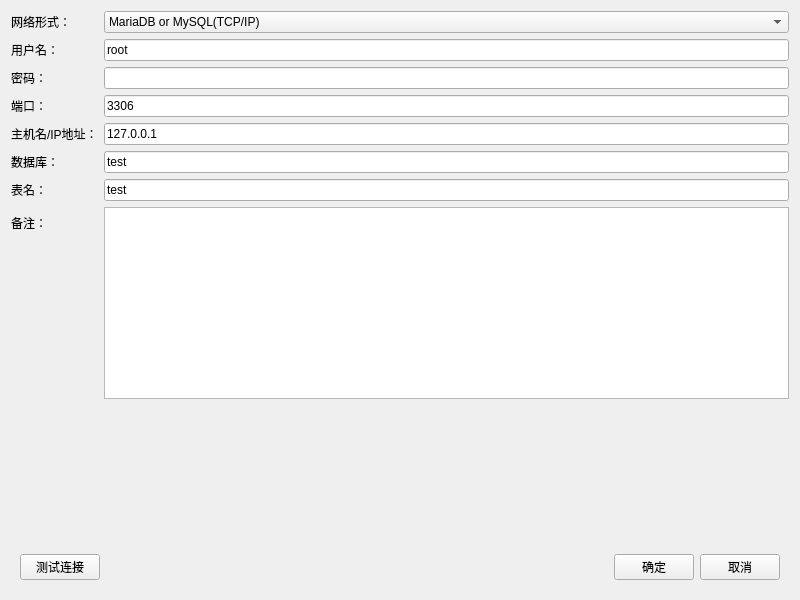
<?xml version="1.0" encoding="UTF-8"?>
<ui version="4.0">
 <class>Form</class>
 <widget class="QWidget" name="Form">
  <property name="geometry">
   <rect>
    <x>0</x>
    <y>0</y>
    <width>800</width>
    <height>600</height>
   </rect>
  </property>
  <property name="minimumSize">
   <size>
    <width>500</width>
    <height>400</height>
   </size>
  </property>
  <property name="maximumSize">
   <size>
    <width>16777215</width>
    <height>16777215</height>
   </size>
  </property>
  <property name="windowTitle">
   <string>从数据库导入</string>
  </property>
  <layout class="QVBoxLayout" name="verticalLayout">
   <item>
    <layout class="QFormLayout" name="formLayout">
     <item row="0" column="0">
      <widget class="QLabel" name="label_nettype">
       <property name="text">
        <string>网络形式：</string>
       </property>
      </widget>
     </item>
     <item row="0" column="1">
      <widget class="QComboBox" name="comboBox_encode_2">
       <item>
        <property name="text">
         <string>MariaDB or MySQL(TCP/IP)</string>
        </property>
       </item>
      </widget>
     </item>
     <item row="1" column="0">
      <widget class="QLabel" name="label_username">
       <property name="text">
        <string>用户名：</string>
       </property>
      </widget>
     </item>
     <item row="1" column="1">
      <widget class="QLineEdit" name="lineEdit_limitRow_2">
       <property name="text">
        <string>root</string>
       </property>
      </widget>
     </item>
     <item row="2" column="0">
      <widget class="QLabel" name="label_password">
       <property name="text">
        <string>密码：</string>
       </property>
      </widget>
     </item>
     <item row="2" column="1">
      <widget class="QLineEdit" name="lineEdit_password">
       <property name="text">
        <string/>
       </property>
       <property name="echoMode">
        <enum>QLineEdit::Password</enum>
       </property>
      </widget>
     </item>
     <item row="3" column="0">
      <widget class="QLabel" name="label_port">
       <property name="text">
        <string>端口：</string>
       </property>
      </widget>
     </item>
     <item row="3" column="1">
      <widget class="QLineEdit" name="lineEdit_limitRow_3">
       <property name="text">
        <string>3306</string>
       </property>
      </widget>
     </item>
     <item row="4" column="0">
      <widget class="QLabel" name="label_ip">
       <property name="text">
        <string>主机名/IP地址：</string>
       </property>
      </widget>
     </item>
     <item row="4" column="1">
      <widget class="QLineEdit" name="lineEdit_passHead">
       <property name="text">
        <string>127.0.0.1</string>
       </property>
      </widget>
     </item>
     <item row="5" column="0">
      <widget class="QLabel" name="label_database">
       <property name="text">
        <string>数据库：</string>
       </property>
      </widget>
     </item>
     <item row="5" column="1">
      <widget class="QLineEdit" name="lineEdit_limitRow_4">
       <property name="text">
        <string>test</string>
       </property>
      </widget>
     </item>
     <item row="6" column="0">
      <widget class="QLabel" name="label_database_2">
       <property name="text">
        <string>表名：</string>
       </property>
      </widget>
     </item>
     <item row="6" column="1">
      <widget class="QLineEdit" name="lineEdit_limitRow_5">
       <property name="text">
        <string>test</string>
       </property>
      </widget>
     </item>
     <item row="7" column="0">
      <widget class="QLabel" name="label_text">
       <property name="text">
        <string>备注：</string>
       </property>
      </widget>
     </item>
     <item row="7" column="1">
      <widget class="QTextEdit" name="textEdit"/>
     </item>
     <item row="8" column="1">
      <spacer name="verticalSpacer">
       <property name="orientation">
        <enum>Qt::Vertical</enum>
       </property>
       <property name="sizeHint" stdset="0">
        <size>
         <width>20</width>
         <height>40</height>
        </size>
       </property>
      </spacer>
     </item>
    </layout>
   </item>
   <item>
    <widget class="QWidget" name="widget" native="true">
     <property name="maximumSize">
      <size>
       <width>16777215</width>
       <height>50</height>
      </size>
     </property>
     <layout class="QVBoxLayout" name="verticalLayout_2">
      <item>
       <layout class="QHBoxLayout" name="horizontalLayout">
        <item>
         <widget class="QPushButton" name="pushButton_testconnect">
          <property name="text">
           <string>测试连接</string>
          </property>
         </widget>
        </item>
        <item>
         <spacer name="horizontalSpacer">
          <property name="orientation">
           <enum>Qt::Horizontal</enum>
          </property>
          <property name="sizeHint" stdset="0">
           <size>
            <width>40</width>
            <height>20</height>
           </size>
          </property>
         </spacer>
        </item>
        <item>
         <widget class="QPushButton" name="pushButton_ok">
          <property name="text">
           <string>确定</string>
          </property>
         </widget>
        </item>
        <item>
         <widget class="QPushButton" name="pushButton_cancel">
          <property name="text">
           <string>取消</string>
          </property>
         </widget>
        </item>
       </layout>
      </item>
     </layout>
    </widget>
   </item>
  </layout>
 </widget>
 <resources>
  <include location="../pyqtsource.qrc"/>
 </resources>
 <connections/>
</ui>
